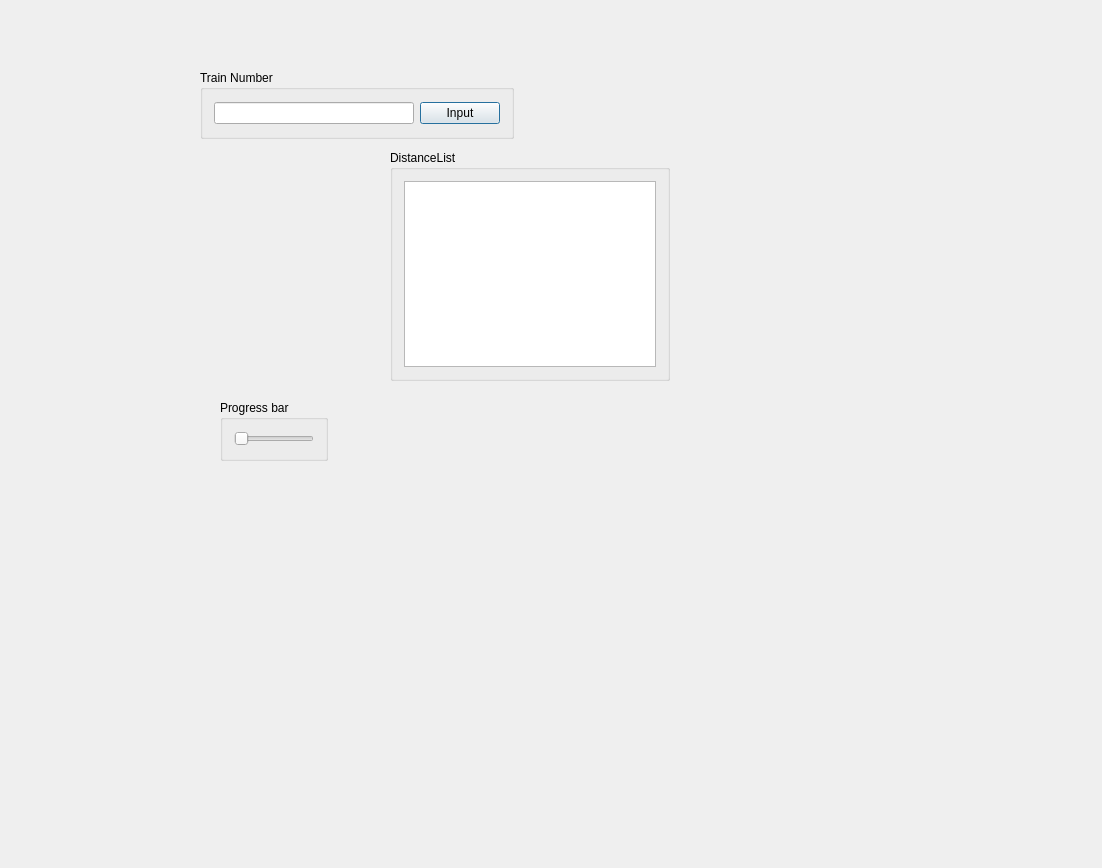
<?xml version="1.0" encoding="UTF-8"?>
<ui version="4.0">
 <class>QLineMapPreview</class>
 <widget class="QDialog" name="QLineMapPreview">
  <property name="geometry">
   <rect>
    <x>0</x>
    <y>0</y>
    <width>1102</width>
    <height>868</height>
   </rect>
  </property>
  <property name="windowTitle">
   <string>QLineMapPreview</string>
  </property>
  <widget class="QGroupBox" name="m_grpTrainNum">
   <property name="geometry">
    <rect>
     <x>200</x>
     <y>70</y>
     <width>314</width>
     <height>69</height>
    </rect>
   </property>
   <property name="title">
    <string>Train Number</string>
   </property>
   <layout class="QGridLayout" name="gridLayout">
    <item row="0" column="0">
     <layout class="QHBoxLayout" name="horizontalLayout">
      <item>
       <widget class="QLineEdit" name="m_leTrainNumber"/>
      </item>
      <item>
       <widget class="QPushButton" name="m_pbTNInput">
        <property name="text">
         <string>Input</string>
        </property>
       </widget>
      </item>
     </layout>
    </item>
   </layout>
  </widget>
  <widget class="QGroupBox" name="m_grpDistList">
   <property name="geometry">
    <rect>
     <x>390</x>
     <y>150</y>
     <width>280</width>
     <height>231</height>
    </rect>
   </property>
   <property name="title">
    <string>DistanceList</string>
   </property>
   <layout class="QGridLayout" name="gridLayout_2">
    <item row="0" column="0">
     <widget class="QTableView" name="m_tblStopPtnRoutes"/>
    </item>
   </layout>
  </widget>
  <widget class="QGroupBox" name="m_grpProgBar">
   <property name="geometry">
    <rect>
     <x>220</x>
     <y>400</y>
     <width>108</width>
     <height>61</height>
    </rect>
   </property>
   <property name="title">
    <string>Progress bar</string>
   </property>
   <layout class="QGridLayout" name="gridLayout_3">
    <item row="0" column="0">
     <widget class="QSlider" name="m_ctlProgress">
      <property name="orientation">
       <enum>Qt::Horizontal</enum>
      </property>
     </widget>
    </item>
   </layout>
  </widget>
 </widget>
 <layoutdefault spacing="6" margin="11"/>
 <resources/>
 <connections/>
</ui>
